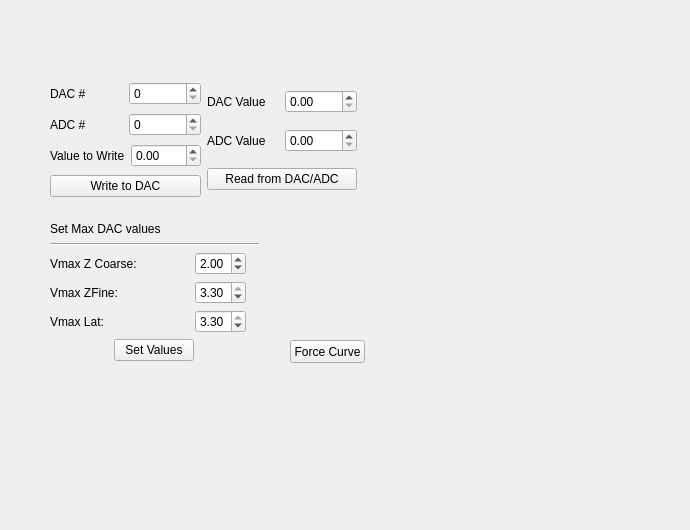
      <widget class="QWidget" name="testTab">
       <attribute name="title">
        <string>Test</string>
       </attribute>
       <widget class="QWidget" name="layoutWidget">
        <property name="geometry">
         <rect>
          <x>50</x>
          <y>80</y>
          <width>307</width>
          <height>123</height>
         </rect>
        </property>
        <layout class="QHBoxLayout" name="horizontalLayout_26">
         <item>
          <layout class="QVBoxLayout" name="verticalLayout_10">
           <item>
            <layout class="QHBoxLayout" name="horizontalLayout_3">
             <item>
              <widget class="QLabel" name="label">
               <property name="text">
                <string>DAC #</string>
               </property>
              </widget>
             </item>
             <item>
              <widget class="QSpinBox" name="dacNumber"/>
             </item>
            </layout>
           </item>
           <item>
            <layout class="QHBoxLayout" name="horizontalLayout_19">
             <item>
              <widget class="QLabel" name="label_2">
               <property name="text">
                <string>ADC #</string>
               </property>
              </widget>
             </item>
             <item>
              <widget class="QSpinBox" name="adcNumber"/>
             </item>
            </layout>
           </item>
           <item>
            <layout class="QHBoxLayout" name="horizontalLayout_25">
             <item>
              <widget class="QLabel" name="label_6">
               <property name="text">
                <string>Value to Write</string>
               </property>
              </widget>
             </item>
             <item>
              <widget class="QDoubleSpinBox" name="valToWrite">
               <property name="maximum">
                <double>2.500000000000000</double>
               </property>
               <property name="singleStep">
                <double>0.250000000000000</double>
               </property>
              </widget>
             </item>
            </layout>
           </item>
           <item>
            <widget class="QPushButton" name="buttonWriteToDAC">
             <property name="styleSheet">
              <string notr="true"/>
             </property>
             <property name="text">
              <string>Write to DAC</string>
             </property>
            </widget>
           </item>
          </layout>
         </item>
         <item>
          <layout class="QVBoxLayout" name="verticalLayout_11">
           <item>
            <layout class="QHBoxLayout" name="horizontalLayout_21">
             <item>
              <widget class="QLabel" name="label_3">
               <property name="text">
                <string>DAC Value</string>
               </property>
              </widget>
             </item>
             <item>
              <widget class="QDoubleSpinBox" name="dacValue"/>
             </item>
            </layout>
           </item>
           <item>
            <layout class="QHBoxLayout" name="horizontalLayout_22">
             <item>
              <widget class="QLabel" name="label_5">
               <property name="text">
                <string>ADC Value</string>
               </property>
              </widget>
             </item>
             <item>
              <widget class="QDoubleSpinBox" name="adcValue"/>
             </item>
            </layout>
           </item>
           <item>
            <widget class="QPushButton" name="buttonReadIO">
             <property name="styleSheet">
              <string notr="true"/>
             </property>
             <property name="text">
              <string>Read from DAC/ADC</string>
             </property>
            </widget>
           </item>
          </layout>
         </item>
        </layout>
       </widget>
       <widget class="QWidget" name="layoutWidget_2">
        <property name="geometry">
         <rect>
          <x>50</x>
          <y>220</y>
          <width>209</width>
          <height>141</height>
         </rect>
        </property>
        <layout class="QVBoxLayout" name="verticalLayout">
         <property name="sizeConstraint">
          <enum>QLayout::SetDefaultConstraint</enum>
         </property>
         <item>
          <widget class="QLabel" name="label_15">
           <property name="text">
            <string>Set Max DAC values</string>
           </property>
          </widget>
         </item>
         <item>
          <widget class="Line" name="line">
           <property name="orientation">
            <enum>Qt::Horizontal</enum>
           </property>
          </widget>
         </item>
         <item>
          <layout class="QGridLayout" name="gridLayout_7">
           <item row="3" column="0">
            <layout class="QHBoxLayout" name="horizontalLayout_29">
             <item>
              <widget class="QLabel" name="label_7">
               <property name="text">
                <string>Vmax Lat:</string>
               </property>
              </widget>
             </item>
             <item>
              <spacer name="horizontalSpacer_10">
               <property name="orientation">
                <enum>Qt::Horizontal</enum>
               </property>
               <property name="sizeHint" stdset="0">
                <size>
                 <width>40</width>
                 <height>20</height>
                </size>
               </property>
              </spacer>
             </item>
             <item>
              <widget class="QDoubleSpinBox" name="latSpinBox">
               <property name="sizePolicy">
                <sizepolicy hsizetype="Fixed" vsizetype="Fixed">
                 <horstretch>0</horstretch>
                 <verstretch>0</verstretch>
                </sizepolicy>
               </property>
               <property name="maximum">
                <double>3.300000000000000</double>
               </property>
               <property name="singleStep">
                <double>0.100000000000000</double>
               </property>
               <property name="value">
                <double>3.300000000000000</double>
               </property>
              </widget>
             </item>
             <item>
              <widget class="QLabel" name="label_10">
               <property name="maximumSize">
                <size>
                 <width>24</width>
                 <height>20</height>
                </size>
               </property>
               <property name="styleSheet">
                <string notr="true"/>
               </property>
               <property name="text">
                <string/>
               </property>
               <property name="pixmap">
                <pixmap resource="resources.qrc">:/icons/icons/1413837188_checkmark-24.png</pixmap>
               </property>
               <property name="alignment">
                <set>Qt::AlignRight|Qt::AlignTrailing|Qt::AlignVCenter</set>
               </property>
              </widget>
             </item>
            </layout>
           </item>
           <item row="0" column="0">
            <layout class="QHBoxLayout" name="horizontalLayout_7">
             <item>
              <widget class="QLabel" name="label_8">
               <property name="text">
                <string>Vmax Z Coarse:</string>
               </property>
              </widget>
             </item>
             <item>
              <spacer name="horizontalSpacer_9">
               <property name="orientation">
                <enum>Qt::Horizontal</enum>
               </property>
               <property name="sizeHint" stdset="0">
                <size>
                 <width>40</width>
                 <height>20</height>
                </size>
               </property>
              </spacer>
             </item>
             <item>
              <widget class="QDoubleSpinBox" name="ZcoarseSpinBox">
               <property name="sizePolicy">
                <sizepolicy hsizetype="Fixed" vsizetype="Fixed">
                 <horstretch>0</horstretch>
                 <verstretch>0</verstretch>
                </sizepolicy>
               </property>
               <property name="maximum">
                <double>3.300000000000000</double>
               </property>
               <property name="singleStep">
                <double>0.100000000000000</double>
               </property>
               <property name="value">
                <double>2.000000000000000</double>
               </property>
              </widget>
             </item>
             <item>
              <widget class="QLabel" name="label_12">
               <property name="sizePolicy">
                <sizepolicy hsizetype="Minimum" vsizetype="Minimum">
                 <horstretch>0</horstretch>
                 <verstretch>0</verstretch>
                </sizepolicy>
               </property>
               <property name="maximumSize">
                <size>
                 <width>24</width>
                 <height>20</height>
                </size>
               </property>
               <property name="text">
                <string/>
               </property>
               <property name="pixmap">
                <pixmap resource="resources.qrc">:/icons/icons/1413837188_checkmark-24.png</pixmap>
               </property>
               <property name="alignment">
                <set>Qt::AlignRight|Qt::AlignTrailing|Qt::AlignVCenter</set>
               </property>
              </widget>
             </item>
            </layout>
           </item>
           <item row="2" column="0">
            <layout class="QHBoxLayout" name="horizontalLayout_2">
             <item>
              <widget class="QLabel" name="label_9">
               <property name="text">
                <string>Vmax ZFine:</string>
               </property>
              </widget>
             </item>
             <item>
              <spacer name="horizontalSpacer_8">
               <property name="orientation">
                <enum>Qt::Horizontal</enum>
               </property>
               <property name="sizeHint" stdset="0">
                <size>
                 <width>40</width>
                 <height>20</height>
                </size>
               </property>
              </spacer>
             </item>
             <item>
              <widget class="QDoubleSpinBox" name="ZfineSpinBox">
               <property name="sizePolicy">
                <sizepolicy hsizetype="Fixed" vsizetype="Fixed">
                 <horstretch>0</horstretch>
                 <verstretch>0</verstretch>
                </sizepolicy>
               </property>
               <property name="alignment">
                <set>Qt::AlignLeading|Qt::AlignLeft|Qt::AlignVCenter</set>
               </property>
               <property name="maximum">
                <double>3.300000000000000</double>
               </property>
               <property name="singleStep">
                <double>0.100000000000000</double>
               </property>
               <property name="value">
                <double>3.300000000000000</double>
               </property>
              </widget>
             </item>
             <item>
              <widget class="QLabel" name="label_11">
               <property name="maximumSize">
                <size>
                 <width>24</width>
                 <height>20</height>
                </size>
               </property>
               <property name="text">
                <string/>
               </property>
               <property name="pixmap">
                <pixmap resource="resources.qrc">:/icons/icons/1413837188_checkmark-24.png</pixmap>
               </property>
               <property name="alignment">
                <set>Qt::AlignRight|Qt::AlignTrailing|Qt::AlignVCenter</set>
               </property>
              </widget>
             </item>
            </layout>
           </item>
           <item row="4" column="0">
            <layout class="QHBoxLayout" name="horizontalLayout_39">
             <item>
              <widget class="QPushButton" name="setMaxDACValuesButton">
               <property name="sizePolicy">
                <sizepolicy hsizetype="Fixed" vsizetype="Fixed">
                 <horstretch>0</horstretch>
                 <verstretch>0</verstretch>
                </sizepolicy>
               </property>
               <property name="text">
                <string>Set Values</string>
               </property>
              </widget>
             </item>
            </layout>
           </item>
          </layout>
         </item>
        </layout>
       </widget>
       <widget class="QPushButton" name="btnForceCurve">
        <property name="geometry">
         <rect>
          <x>290</x>
          <y>340</y>
          <width>75</width>
          <height>23</height>
         </rect>
        </property>
        <property name="text">
         <string>Force Curve</string>
        </property>
       </widget>
       <widget class="QWidget" name="gridLayoutWidget">
        <property name="geometry">
         <rect>
          <x>20</x>
          <y>370</y>
          <width>661</width>
          <height>151</height>
         </rect>
        </property>
        <layout class="QGridLayout" name="forcecurve_gridlayout">
         <item row="0" column="0">
          <widget class="QWidget" name="forceWidget" native="true">
           <property name="sizePolicy">
            <sizepolicy hsizetype="Preferred" vsizetype="Preferred">
             <horstretch>0</horstretch>
             <verstretch>0</verstretch>
            </sizepolicy>
           </property>
          </widget>
         </item>
        </layout>
       </widget>
      </widget>
